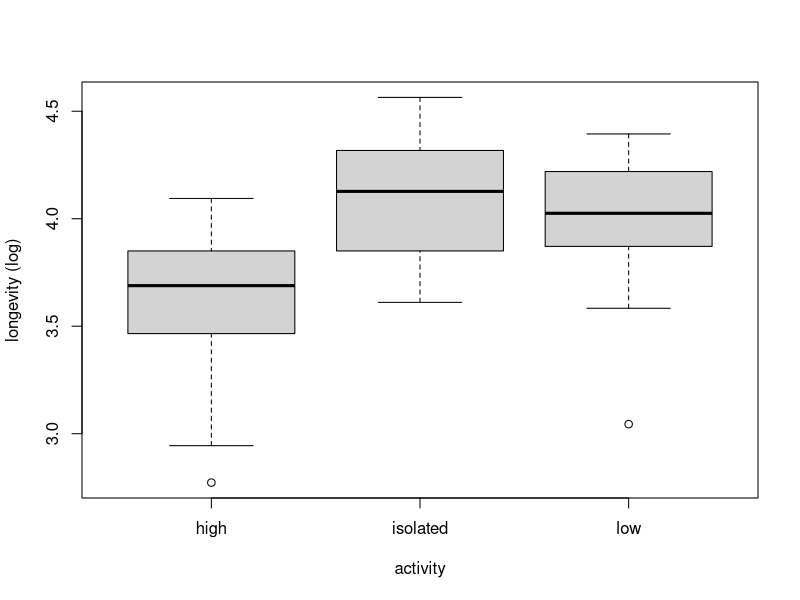
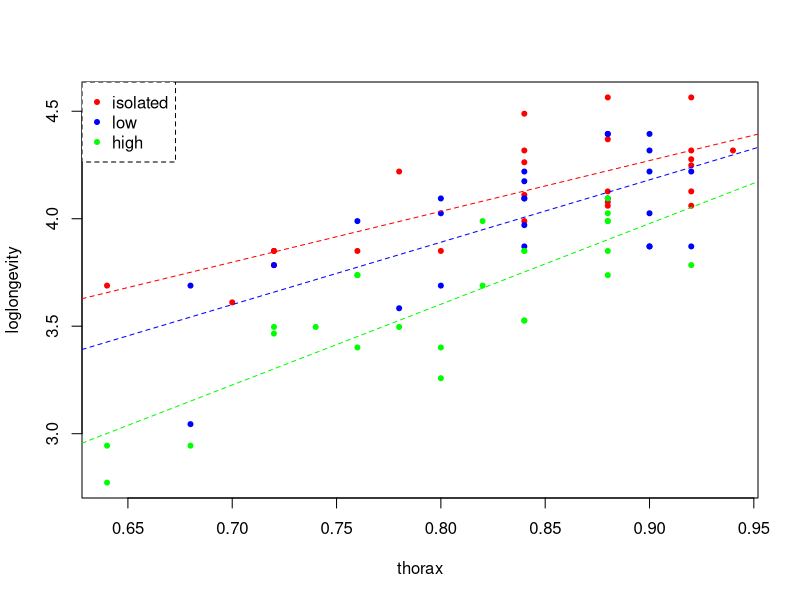
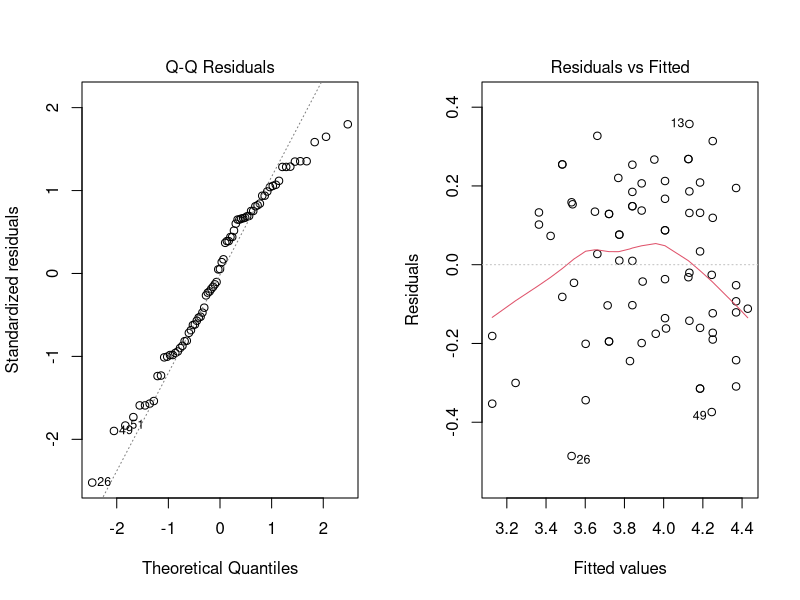
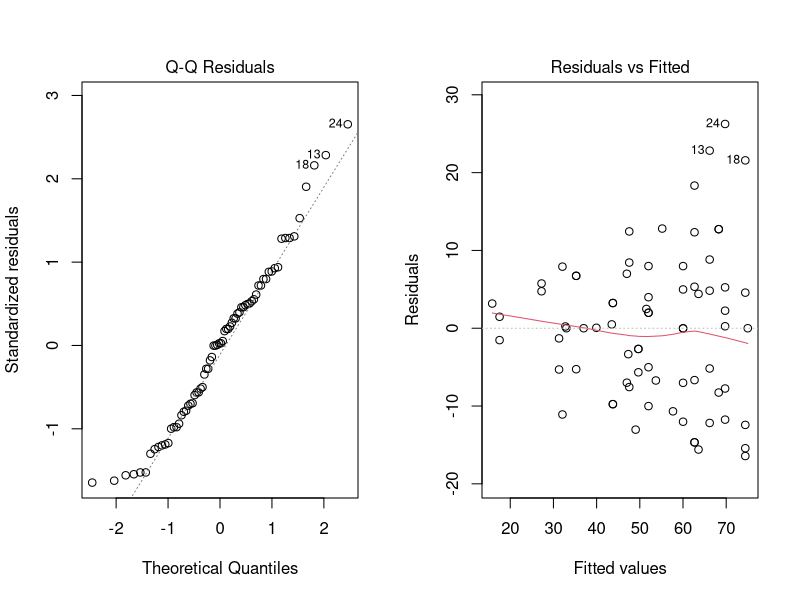
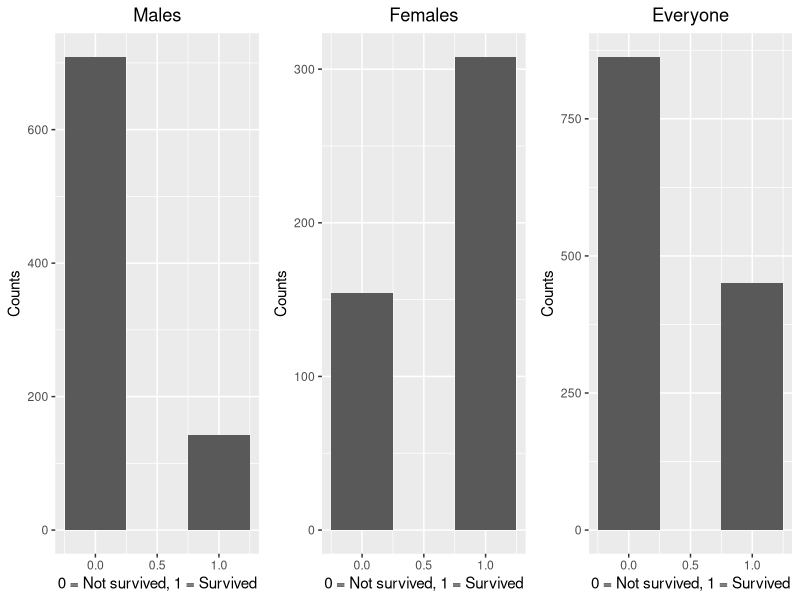
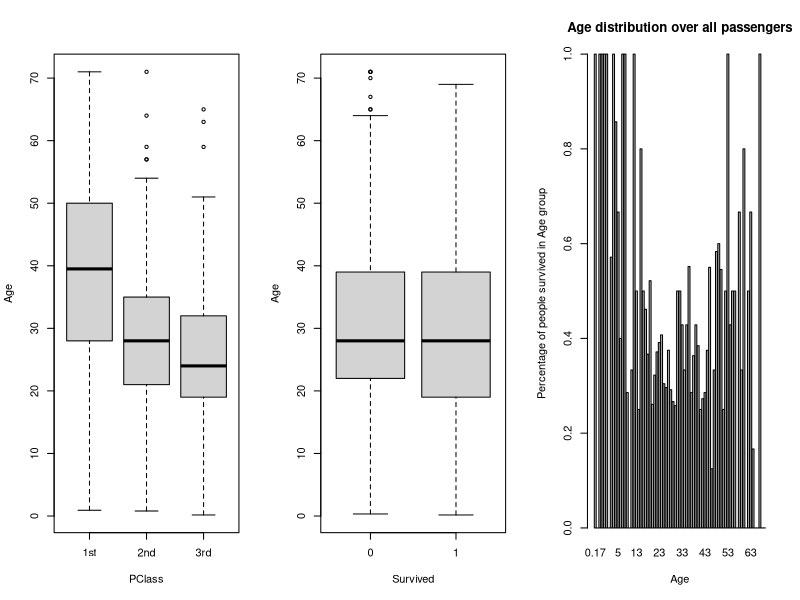
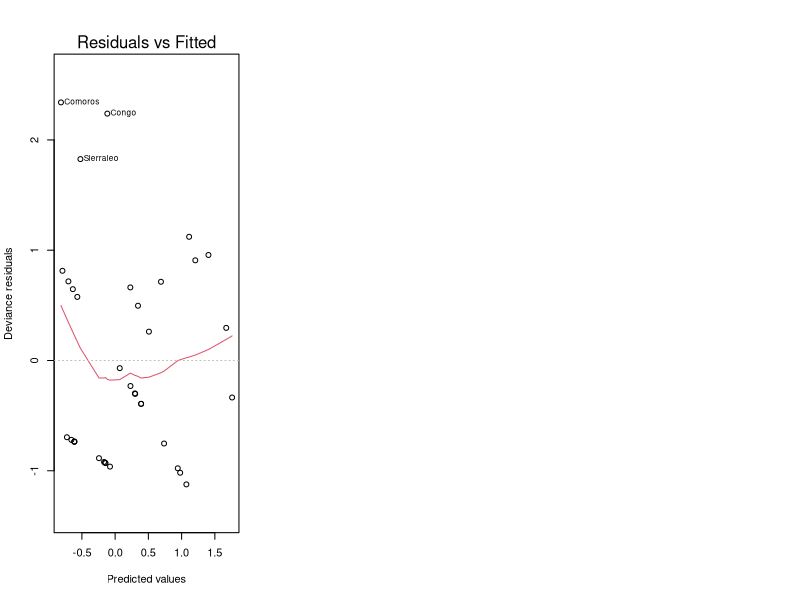

Generate these figures, in order, with R:
## ---- chunk 1
knitr::opts_chunk$set(echo = TRUE)
options(digits=3)
## ---- chunk 2
fruitflies = read.table("fruitflies.txt",header=TRUE)
fruitflies$loglongevity = log(fruitflies$longevity)
attach(fruitflies)
## ---- chunk 3
boxplot(fruitflies$loglongevity~fruitflies$activity,xlab='activity',ylab='longevity (log)')
## ---- chunk 4
fruitflies$activity = as.factor(fruitflies$activity)

fruitflieslm1 = lm(loglongevity~activity, data=fruitflies)

# Get the ANOAV p-value:
anova(fruitflieslm1)[5]
## ---- chunk 5
# Coefficients:
summary(fruitflieslm1)[4]
## ---- chunk 6
fruitflieslm2a = lm(loglongevity ~ thorax + activity, data=fruitflies)
fruitflieslm2b = lm(loglongevity ~ thorax, data=fruitflies)

# Get the ANCOVA p-value:
anova(fruitflieslm2b, fruitflieslm2a)[6]
## ---- chunk 7
mean_length = mean(thorax)
cat('average thorax length =',mean_length,'\n\n')
predict(fruitflieslm2a, data.frame(thorax=mean_length, activity=c('high','low','isolated')))
## ---- chunk 8
plot(loglongevity ~ thorax, data=fruitflies, pch = 20, col=ifelse(activity=="isolated", "red", ifelse(activity=="low", "blue", "green")))
abline(lm(loglongevity~thorax, data=fruitflies[c(1:25),]), col='red', lty='dashed')
abline(lm(loglongevity~thorax, data=fruitflies[c(26:50),]), col='blue', lty='dashed')
abline(lm(loglongevity~thorax, data=fruitflies[c(51:75),]), col='green', lty='dashed')
legend("topleft", legend=c("isolated", "low", "high"),
       col=c("red", "blue","green"), pch=20, box.lty=2)
## ---- chunk 9
fruitflies$thorax = as.factor(fruitflies$thorax)
fruitflieslm3 = lm(loglongevity~activity*thorax, data=fruitflies)
anova(fruitflieslm3)[5]
## ---- chunk 10
par(mfrow=c(1,2))
plot(fruitflieslm2a,2)
plot(fruitflieslm2a,1)
## ---- chunk 11
par(mfrow=c(1,2))
fruitflieslm4 = lm(longevity ~ thorax + activity, data=fruitflies)
plot(fruitflieslm4,2)
plot(fruitflieslm4,1)
## ---- chunk 12
titanic = read.table("titanic.txt",header=TRUE)
titanic$Age = as.numeric(titanic$Age)
## ---- chunk 13
library(ggplot2)
library(gridExtra)
# histograms of males, females and everyone who survived
males = qplot(titanic$Survived[titanic$Sex == "male"], xlab="0 = Not survived, 1 = Survived", ylab="Counts") + stat_bin(bins=3) + ggtitle("Males") + theme(plot.title = element_text(hjust = 0.5))
females = qplot(titanic$Survived[titanic$Sex == "female"], xlab="0 = Not survived, 1 = Survived", ylab="Counts") + stat_bin(bins=3) + ggtitle("Females") + theme(plot.title = element_text(hjust = 0.5))
everyone = qplot(titanic$Survived, xlab="0 = Not survived, 1 = Survived", ylab="Counts") + stat_bin(bins=3) + ggtitle("Everyone") + theme(plot.title = element_text(hjust = 0.5))
grid.arrange(males, females, everyone, ncol=3)
## ---- chunk 14
tot = xtabs(~Sex+PClass, data=titanic); tot
tot.s = xtabs(Survived~Sex+PClass, data=titanic); tot.s
round(tot.s/tot, 2)

par(mfrow=c(1,3))
boxplot(Age~PClass, data=titanic)
boxplot(Age~Survived, data=titanic)

totage=xtabs(~Age, data=titanic)
barplot(xtabs(Survived~Age, data=titanic)/totage, main="Age distribution over all passengers", xlab="Age", ylab="Percentage of people survived in Age group")
## ---- chunk 15
titanic$PClass = as.factor(titanic$PClass); titanic$Age = as.numeric(titanic$Age); titanic$Sex = factor(titanic$Sex)
titanicglm = glm(Survived ~ PClass+Age+Sex, family=binomial, data=titanic)
summary(titanicglm)[13]
## ---- chunk 16
titanicglm2 = glm(Survived ~ Age*PClass*Sex, data=titanic, family=binomial)
summary(titanicglm2)[13]

cat("In question 2a it was shown that all counts are above > 5, therefore we will use the Chi-squared test.\n")
anova(titanicglm2, test="Chisq")[5]
## ---- chunk 17
titanicglm2=glm(Survived~Age*PClass*Sex,data=titanic,family=binomial)
## ---- chunk 18
newdata=data.frame(PClass=c("1st","2nd","3rd"),Age=53,Sex="male")
predict(titanicglm2, newdata, type="response")
## ---- chunk 19
newdata=data.frame(PClass=c("1st","2nd","3rd"),Age=53,Sex="female")
predict(titanicglm2,newdata,type="response")
## ---- chunk 20
attach(titanic)
cont = table(PClass, Survived); cont
cont2 = table(Sex, Survived); cont2
## ---- chunk 21
chisq.test(cont)
fisher.test(cont2)
## ---- chunk 22
afr= read.table("africa.txt", header = TRUE)
afr$pollib = as.factor(afr$pollib)
## ---- chunk 23
summary(glm(miltcoup~oligarchy+pollib+parties+pctvote+popn+size+numelec+numregim, family = poisson, data = afr))
## ---- chunk 24
summary(glm(miltcoup~oligarchy+pollib+parties+pctvote+popn+size+numregim, family = poisson, data = afr))[[12]]
## ---- chunk 25
summary(glm(miltcoup~oligarchy+pollib+parties+pctvote+popn+size, family = poisson, data = afr))[[12]]
## ---- chunk 26
summary(glm(miltcoup~oligarchy+pollib+parties+pctvote+popn, family = poisson, data = afr))[[12]]
## ---- chunk 27
summary(glm(miltcoup~oligarchy+pollib+parties+pctvote, family = poisson, data = afr))[[12]]
## ---- chunk 28
afrglm = glm(miltcoup~oligarchy+pollib+parties, family = poisson, data = afr)
summary(afrglm)
## ---- chunk 29
# plot(predict(afrglm), residuals(afrglm, type="deviance"))
plot(afrglm, 1, ann=FALSE)
title(ylab="Deviance residuals", xlab="Predicted values")
## ---- chunk 30
print(exp(0.207981 + 0.091466*mean(afr$oligarchy) -0.495414*0 - 1.112086*0 + 0.022358*mean(afr$parties)))
## ---- chunk 31
print(exp(0.207981 + 0.091466*mean(afr$oligarchy) -0.495414*1 - 1.112086*0 + 0.022358*mean(afr$parties)))
## ---- chunk 32
print(exp(0.207981 + 0.091466*mean(afr$oligarchy) -0.495414*0 - 1.112086*1 + 0.022358*mean(afr$parties)))
